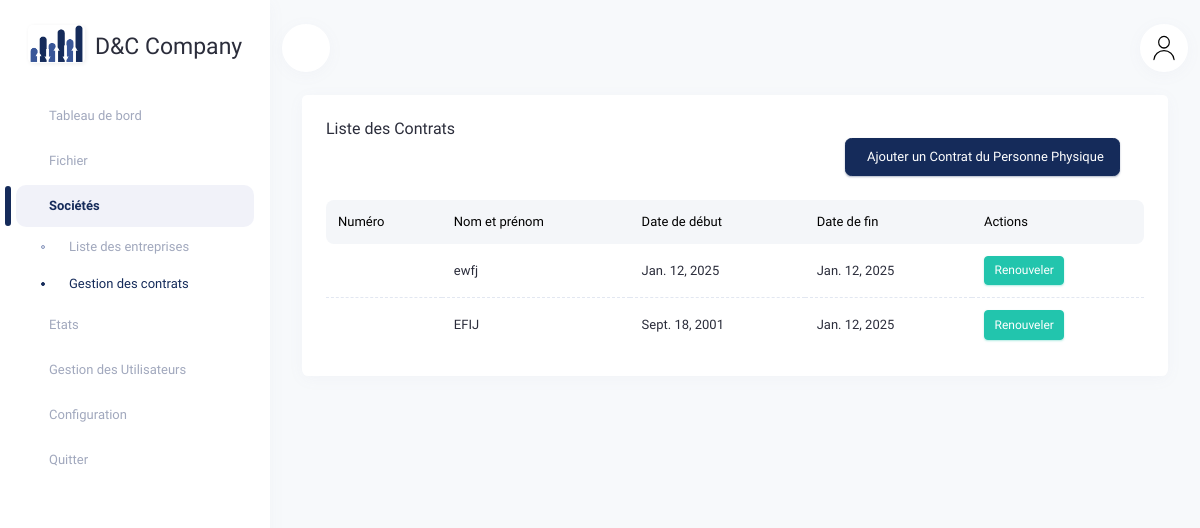
Page /contracts/ on the earlier database version.
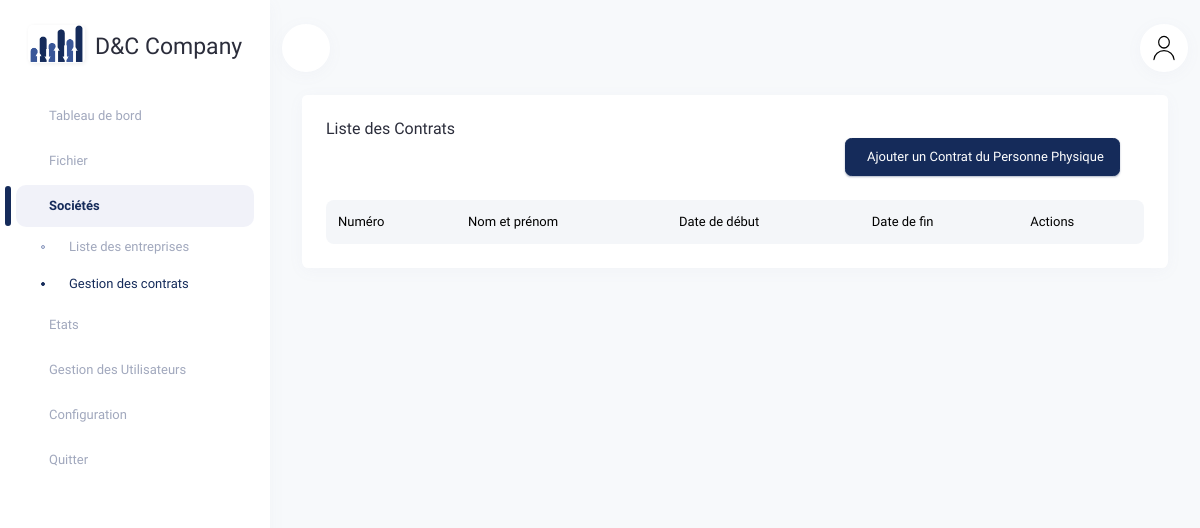
Same page on the later database version.
### agendacomptable/models.py (models this page shows, shortened)
class ContratPersonnePhysique(models.Model):
    customer_file = models.ForeignKey(
        CustomerFile,
        related_name="contrats_physiques",
        on_delete=models.CASCADE,
        verbose_name="Fichier Client"
    )
    nom_prenom = models.CharField(max_length=255, verbose_name="Nom et Prénom")
    loyer_mensuel_contrat = models.DecimalField(max_digits=10, decimal_places=2, verbose_name="Loyer mensuel (contrat)")
    loyer_mensuel_plateforme = models.DecimalField(max_digits=10, decimal_places=2, verbose_name="Loyer mensuel (plateforme)")
    date_debut = models.DateField(verbose_name="Date de Début")
    date_fin = models.DateField(verbose_name="Date de Fin")
    date_naissance = models.DateField(null=True, blank=True, verbose_name="Date de Naissance")
    adresse = models.TextField(null=True, blank=True, verbose_name="Adresse")
    date_contrat = models.DateField(verbose_name="Date du Contrat")
    date_create = models.DateTimeField(auto_now_add=True, verbose_name="Date de Création")
    date_edit = models.DateTimeField(auto_now=True, verbose_name="Date de Modification")

### agendacomptable/views.py (the view)
# urls.py: path("contracts/", views.liste_contrats, name="liste_contrats"),
def liste_contrats(request):
    contrats = ContratPersonnePhysique.objects.all()
    return render(request, "accounting/liste_contrats.html", {"contrats": contrats})

### agendacomptable/templates/accounting/liste_contrats.html (shortened to what this page needs)
{% extends 'accounting/base.html' %}
{% load static %}
{% block content %}
<div class="container-xxl">
    <div class="row">
        <div class="col-12">
            <div class="card">
                <div class="card-header">
                    <div class="row align-items-center">
                        <div class="col">
                            <h4 class="card-title">Liste des Contrats</h4>
                        </div>
                        <div class="d-flex align-items-center justify-content-end">
                            <a href="{% url 'ajouter_contrat' %}" class="btn btn-primary me-3">
                                 Ajouter un Contrat du Personne Physique
                            </a>
                        </div>
                    </div>
                </div>
                <div class="card-body pt-0">
                    <div class="table-responsive">
                        <table class="table mb-0" id="datatable_1">
                            <thead class="table-light">
                                <tr>
                                    <th>Numéro</th>
                                    <th>Nom et prénom</th>
                                    <th>Date de début</th>
                                    <th>Date de fin</th>
                                    <th>Actions</th>
                                </tr>
                            </thead>
                            <tbody>
                                {% for contrat in contrats %}
                                    <tr>
                                        <td>{{ contrat.id_contrat }}</td>
                                        <td>{{ contrat.nom_prenom }}</td>
                                        <td>{{ contrat.date_debut }}</td>
                                        <td>{{ contrat.date_fin }}</td>
                                        <td>
                                            <button class="btn btn-success btn-sm" data-bs-toggle="modal" data-bs-target="#renouvelerModal{{ contrat.id_contrat }}">
                                                 Renouveler
                                            </button>
                                        </td>
                                    </tr>
                                {% endfor %}
                            </tbody>
                        </table>
                    </div>
                </div>
            </div>
        </div>
    </div>
</div>
{% endblock content %}

### agendacomptable/templates/accounting/base.html (shortened to what this page needs)
{% load static %}
<!DOCTYPE html>
<html lang="en" dir="ltr" data-startbar="dark" data-bs-theme="light">
<head>
    <link href="{% static 'web/assets/libs/simple-datatables/style.css' %}" rel="stylesheet" type="text/css" />
    <link href="{% static 'web/assets/libs/mobius1-selectr/selectr.min.css' %}" rel="stylesheet" type="text/css" />
    <link href="{% static 'web/assets/css/bootstrap.min.css' %}" rel="stylesheet" type="text/css" />
    <link href="{% static 'web/assets/css/icons.min.css' %}" rel="stylesheet" type="text/css" />
    <link href="{% static 'web/assets/css/app.min.css' %}" rel="stylesheet" type="text/css" />
</head>
<body>
    <div class="topbar d-print-none">
        <div class="container-xxl">
            <nav class="topbar-custom d-flex justify-content-between" id="topbar-custom">
                <ul class="topbar-item list-unstyled d-inline-flex align-items-center mb-0">
                    <li>
                        <button class="nav-link mobile-menu-btn nav-icon" id="togglemenu">
                        </button>
                    </li>
                </ul>
                <ul class="topbar-item list-unstyled d-inline-flex align-items-center mb-0">
                    <li class="dropdown topbar-item">
                        <a class="nav-link dropdown-toggle arrow-none nav-icon" data-bs-toggle="dropdown" href="#" role="button"
                            aria-haspopup="false" aria-expanded="false">
                            <img src="{% static 'web/assets/icons/icon_user.svg' %}" alt="" class="thumb-lg rounded-circle" style="width: 50px;height: 36px;">
                        </a>
                    </li>
                </ul>
            </nav>
        </div>
    </div>
    <div class="startbar d-print-none">
        <div class="brand">
            <a href="/dashboard/" class="logo" style="font-size:23px;color:rgb(43 45 59);">
                <span>
                    <img src="{% static 'web/assets/images/logo-sm.png' %}" alt="logo-small" class="logo-sm" style="border-radius: 5px;margin-top: -8px;box-shadow: 1px 1px 4px #eee;">
                </span>
                <span id="logo-text" class="logo-lg logo-light">
                    D&C Company
                </span>
            </a>
        </div>
        <div class="startbar-menu" >
            <div class="startbar-collapse" id="startbarCollapse" data-simplebar>
                <div class="d-flex align-items-start flex-column w-100">
                    <ul class="navbar-nav mb-auto w-100">
                        <li class="nav-item">
                            <a class="nav-link" href="/dashboard/">
                                <span>Tableau de bord</span>
                            </a>
                        </li>
                        <li class="nav-item">
                            <a class="nav-link" href="#sidebarFichier" data-bs-toggle="collapse" role="button" aria-expanded="false" aria-controls="sidebarFichier">
                                <span>Fichier</span>
                            </a>
                        </li>
                        <li class="nav-item">
                            <a class="nav-link" href="#sidebarSocietes" data-bs-toggle="collapse" role="button" aria-expanded="false" aria-controls="sidebarSocietes">
                                <span>Sociétés</span>
                            </a>
                            <div class="collapse" id="sidebarSocietes">
                                <ul class="nav flex-column">
                                    <li class="nav-item">
                                        <a href="/customer-files/" class="nav-link">Liste des entreprises</a>
                                    </li>
                                    <li class="nav-item">
                                        <a href="/contracts/" class="nav-link">Gestion des contrats</a>
                                    </li>
                                </ul>
                            </div>
                        </li>
                        <li class="nav-item">
                            <a class="nav-link" href="#sidebarEtats" data-bs-toggle="collapse" role="button" aria-expanded="false" aria-controls="sidebarEtats">
                                <span>Etats</span>
                            </a>
                        </li>
                        <li class="nav-item">
                            <a class="nav-link" href="#sidebarUserManagement" data-bs-toggle="collapse" role="button" aria-expanded="false" aria-controls="sidebarUserManagement">
                                <span>Gestion des Utilisateurs</span>
                            </a>
                        </li>
                        <li class="nav-item">
                            <a class="nav-link" href="#sidebarConfiguration" data-bs-toggle="collapse" role="button" aria-expanded="false" aria-controls="sidebarConfiguration">
                                <span>Configuration</span>
                            </a>
                        </li>
                        <li class="nav-item">
                            <a href="/logout/" class="nav-link">
                            <span>Quitter</span>
                            </a>
                        </li>
                    </ul>
                </div>
            </div>
        </div>
    </div>
    <div class="page-wrapper">
        <div class="page-content">
            <div class="container-xxl">
                {% block content %}{% endblock %}
            </div>
        </div>
    </div>
</body>
</html>

Differences in the rows shown:
removed ContratPersonnePhysique: nom_prenom "ewfj", date_debut "Jan. 12, 2025", date_fin "Jan. 12, 2025"
removed ContratPersonnePhysique: nom_prenom "EFIJ", date_debut "Sept. 18, 2001", date_fin "Jan. 12, 2025"
